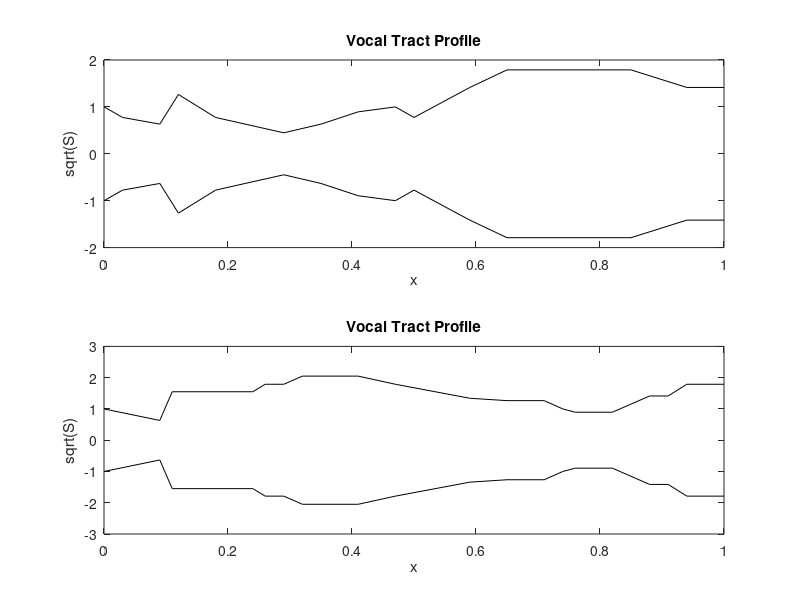

Write the MATLAB code that produced this figure.
% vocal tract profile, non-dimensional [pos S] pairs
% /E/
S1 = [0 1;0.09 0.4;0.11 2.4;0.24 2.4;0.26 3.2;0.29 3.2;0.32 4.2;...
0.41 4.2;0.47 3.2;0.59 1.8;0.65 1.6;0.71 1.6;0.74 1;0.76 0.8;...
0.82 0.8;0.88 2;0.91 2;0.94 3.2;1 3.2];
% /A/
S2 = [0 1;0.03 0.60;0.09 0.4;0.12 1.6;0.18 0.6;0.29 0.2;0.35 0.4;...
    0.41 0.8;0.47 1;0.50 0.6;0.59 2;0.65 3.2;0.85 3.2;0.94 2;1 2];

figure(100)
subplot(2,1,1); plot(S2(:,1), sqrt(S2(:,2)),'k', S2(:,1), -sqrt(S2(:,2)),'k')
title('Vocal Tract Profile'); xlabel('x'); ylabel('sqrt(S)');
subplot(2,1,2); plot(S1(:,1), sqrt(S1(:,2)),'k', S1(:,1), -sqrt(S1(:,2)),'k')
title('Vocal Tract Profile'); xlabel('x'); ylabel('sqrt(S)');

